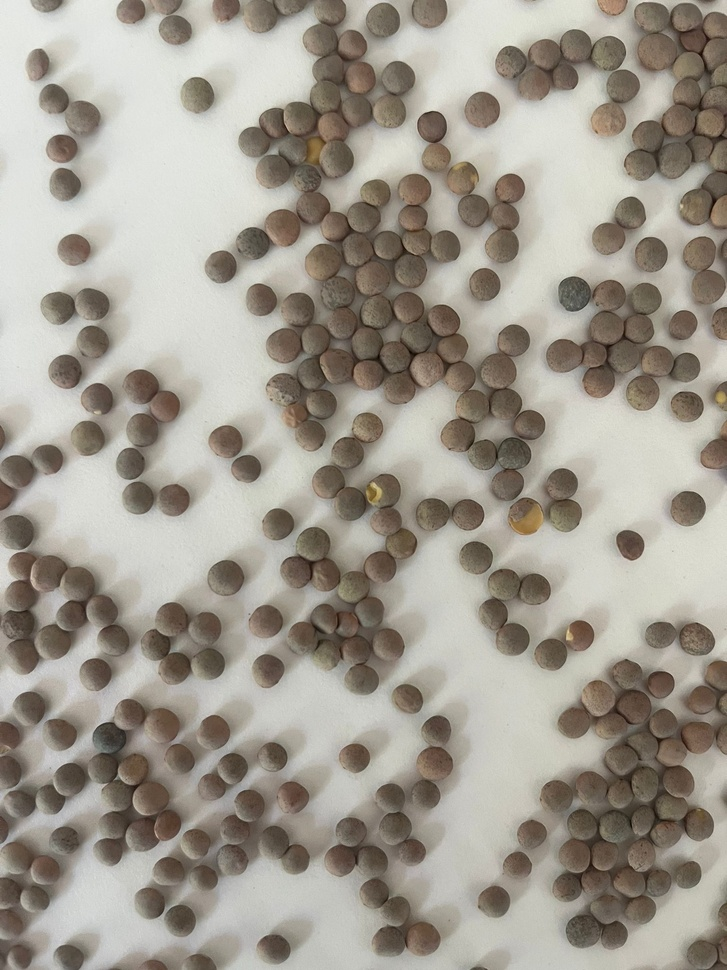
#> input picture projects/digits_recognition/ejemplo_cogido_de_github/images/lentejas.jpeg, 727 x 970 px, shrunk from 1536 x 2048 before the run
$ jupyter execute contar_lentejas.ipynb
#> lines starting #> are read from the running program, lines starting #| are printed output that depends on the picture; after the words box and inside, x2 and y2 are one past the last pixel; in counts of white or black regions, pixels touching at a corner belong together
[cell 1]
import cv2
import numpy as np
import matplotlib.pyplot as plt

def frame_imshow_vis(img, tit = 'image'):
    cv2.imshow(tit, img)
    cv2.waitKey(0)
    cv2.destroyAllWindows()

def frame_plt_vis(img, fsize = (8, 8)):
    f, ax = plt.subplots(figsize=fsize)
    ax.imshow(cv2.cvtColor(img, cv2.COLOR_BGR2RGB))
    ax.axis('off')
    return ax

[cell 2]
image = cv2.imread('images/lentejas.jpeg')
#> image is the input picture: shape (970, 727, 3); mean B, G, R 144.8, 155.4, 161.3
gray = cv2.cvtColor(image, cv2.COLOR_BGR2GRAY)
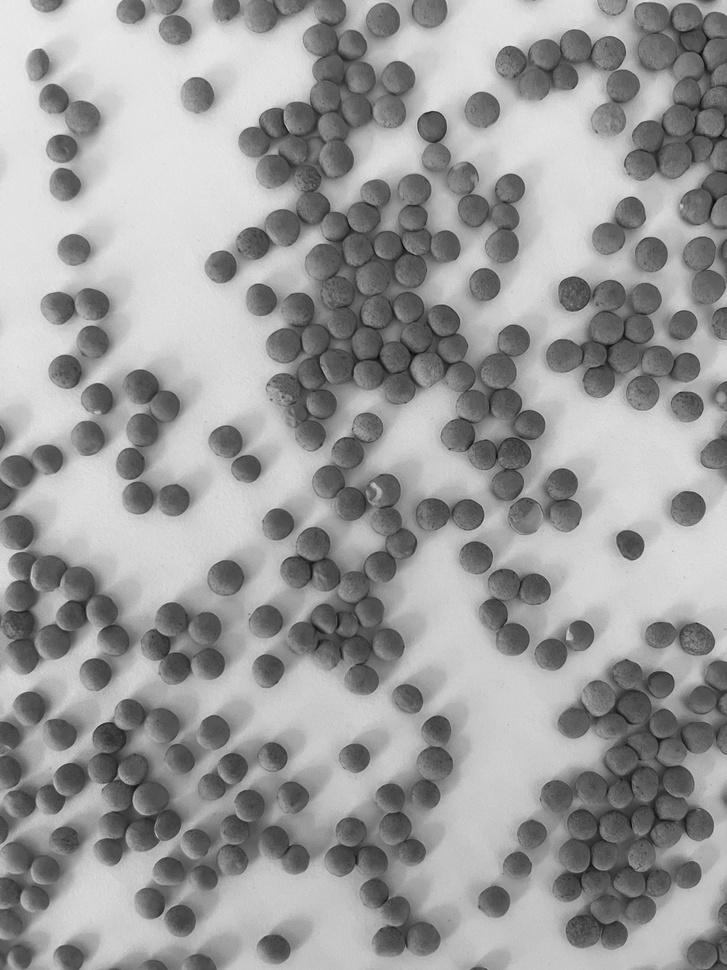
#> gray: shape (970, 727); min 7, max 236, mean 156

frame_plt_vis(image);
frame_plt_vis(gray);
print(gray.shape)
#| (970, 727)

[cell 3]
color = ('b', 'g', 'r')
for i, col in enumerate(color):
    hist = cv2.calcHist([image], [i], None, [256], [0, 256])
    plt.plot(hist, color=col)
    plt.xlim([0, 256])
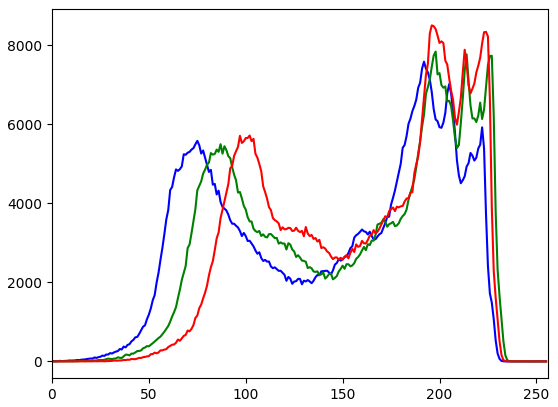
#> figure drawn by matplotlib, 1 panel; curve peaks at x = 192, y = 7580; curve peaks at x = 198, y = 7836; curve peaks at x = 196, y = 8498

[cell 4]
hist = cv2.calcHist([gray], [0], None, [256], [0, 256])
#> hist = 256 values, max 7949 at index 197, min 0 at index 0, mean 2754.6
plt.plot(hist, color='k')
plt.xlim([0, 256])
plt.show()
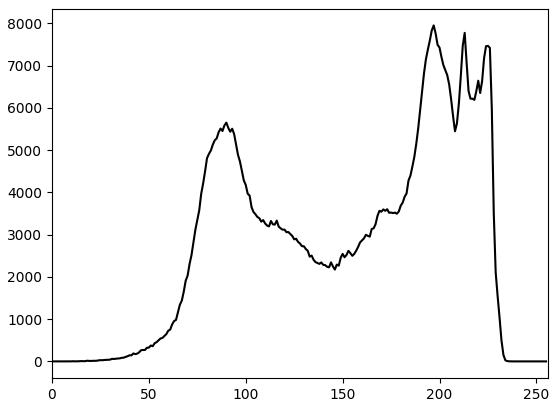
#> figure drawn by matplotlib, 1 panel; curve peaks at x = 197, y = 7949

[cell 5]
gray = cv2.cvtColor(image, cv2.COLOR_BGR2GRAY)
# blur = cv2.GaussianBlur(gray, (9, 9), 0)

canny = cv2.Canny(gray, 100, 160)
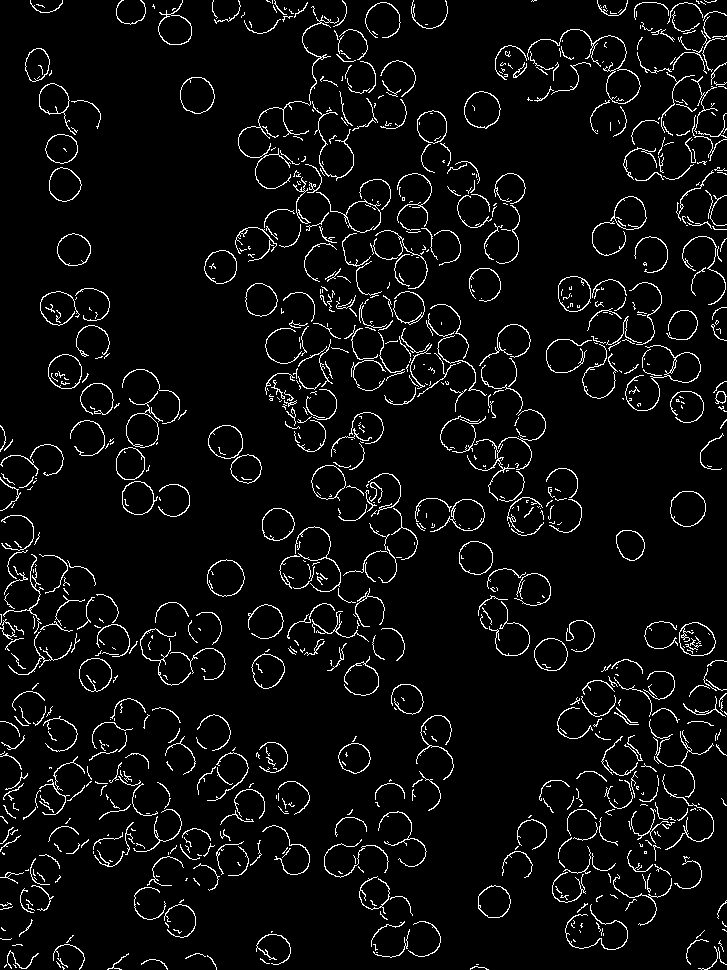
#> canny: shape (970, 727); 5.1% white in thin lines or dots

frame_plt_vis(canny);
contours, _ = cv2.findContours(canny, cv2.RETR_EXTERNAL, cv2.CHAIN_APPROX_SIMPLE)
#> contours = 903 contours, 767 with area under 20; largest, box (x1, y1, x2, y2) and area: (207, 559, 245, 597) 1056, (464, 91, 501, 129) 1018, (670, 491, 706, 527) 991, (180, 77, 215, 114) 975, (527, 29, 641, 104) 966
print(len(contours))
#| 903
min_area = 10  # área mínima para considerar un contorno como una lenteja
filtered_contours = [cnt for cnt in contours if cv2.contourArea(cnt) > min_area]
#> filtered_contours = 255 contours, 119 with area under 20; largest, box (x1, y1, x2, y2) and area: (207, 559, 245, 597) 1056, (464, 91, 501, 129) 1018, (670, 491, 706, 527) 991, (180, 77, 215, 114) 975, (527, 29, 641, 104) 966
print(len(filtered_contours))
#| 255


image_copy = gray.copy()
cv2.drawContours(image_copy, filtered_contours, -1, (0, 255, 0), 2)
cv2.circle(image_copy, [100,100], 30, (255, 87, 51), -1)
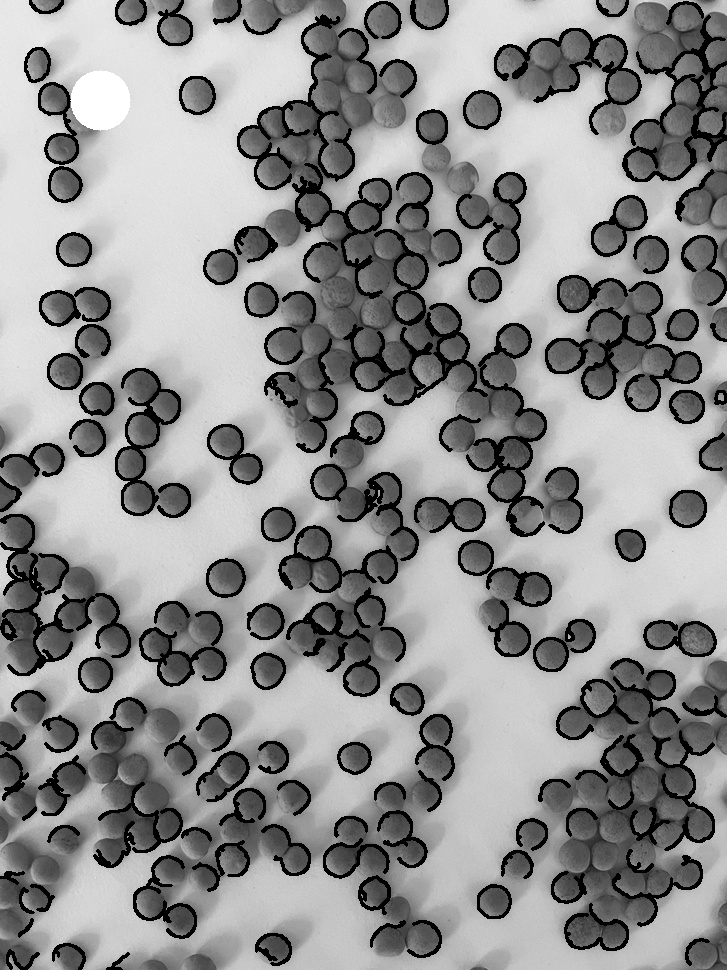
#> image_copy: shape (970, 727); min 0, max 255, mean 142.6
print(np.pi * 30**2)
frame_plt_vis(image_copy);
